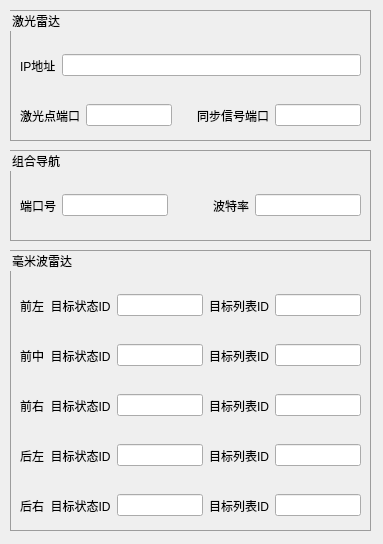
       <widget class="QWidget" name="page">
        <property name="geometry">
         <rect>
          <x>0</x>
          <y>0</y>
          <width>383</width>
          <height>544</height>
         </rect>
        </property>
        <attribute name="label">
         <string>传感器参数</string>
        </attribute>
        <widget class="QGroupBox" name="groupBox">
         <property name="geometry">
          <rect>
           <x>10</x>
           <y>10</y>
           <width>361</width>
           <height>131</height>
          </rect>
         </property>
         <property name="styleSheet">
          <string notr="true">QGroupBox {
            border-color: rgb(156, 156, 156);
            border-width: 1px;
            border-style: solid;
            margin-top: 0.5ex;
        }</string>
         </property>
         <property name="title">
          <string>激光雷达</string>
         </property>
         <widget class="QWidget" name="horizontalLayoutWidget">
          <property name="geometry">
           <rect>
            <x>10</x>
            <y>40</y>
            <width>341</width>
            <height>31</height>
           </rect>
          </property>
          <layout class="QHBoxLayout" name="horizontalLayout_5">
           <item>
            <widget class="QLabel" name="label">
             <property name="text">
              <string>IP地址</string>
             </property>
            </widget>
           </item>
           <item>
            <widget class="QLineEdit" name="lidar_ip_edit"/>
           </item>
          </layout>
         </widget>
         <widget class="QWidget" name="horizontalLayoutWidget_2">
          <property name="geometry">
           <rect>
            <x>10</x>
            <y>90</y>
            <width>341</width>
            <height>31</height>
           </rect>
          </property>
          <layout class="QHBoxLayout" name="horizontalLayout_6">
           <item>
            <widget class="QLabel" name="label_7">
             <property name="text">
              <string>激光点端口</string>
             </property>
            </widget>
           </item>
           <item>
            <widget class="QLineEdit" name="msop_port_edit"/>
           </item>
           <item>
            <spacer name="horizontalSpacer_5">
             <property name="orientation">
              <enum>Qt::Horizontal</enum>
             </property>
             <property name="sizeHint" stdset="0">
              <size>
               <width>40</width>
               <height>20</height>
              </size>
             </property>
            </spacer>
           </item>
           <item>
            <widget class="QLabel" name="label_6">
             <property name="text">
              <string>同步信号端口</string>
             </property>
            </widget>
           </item>
           <item>
            <widget class="QLineEdit" name="difop_port_edit"/>
           </item>
          </layout>
         </widget>
        </widget>
        <widget class="QGroupBox" name="groupBox_3">
         <property name="geometry">
          <rect>
           <x>10</x>
           <y>150</y>
           <width>361</width>
           <height>91</height>
          </rect>
         </property>
         <property name="styleSheet">
          <string notr="true">QGroupBox {
            border-color: rgb(156, 156, 156);
            border-width: 1px;
            border-style: solid;
            margin-top: 0.5ex;
        }</string>
         </property>
         <property name="title">
          <string>组合导航</string>
         </property>
         <widget class="QWidget" name="horizontalLayoutWidget_4">
          <property name="geometry">
           <rect>
            <x>10</x>
            <y>40</y>
            <width>341</width>
            <height>31</height>
           </rect>
          </property>
          <layout class="QHBoxLayout" name="horizontalLayout_11">
           <item>
            <widget class="QLabel" name="label_12">
             <property name="text">
              <string>端口号</string>
             </property>
            </widget>
           </item>
           <item>
            <widget class="QLineEdit" name="navigation_port_edit"/>
           </item>
           <item>
            <spacer name="horizontalSpacer_4">
             <property name="orientation">
              <enum>Qt::Horizontal</enum>
             </property>
             <property name="sizeHint" stdset="0">
              <size>
               <width>40</width>
               <height>20</height>
              </size>
             </property>
            </spacer>
           </item>
           <item>
            <widget class="QLabel" name="label_13">
             <property name="text">
              <string>波特率</string>
             </property>
            </widget>
           </item>
           <item>
            <widget class="QLineEdit" name="navigation_butr_edit"/>
           </item>
          </layout>
         </widget>
        </widget>
        <widget class="QGroupBox" name="groupBox_4">
         <property name="geometry">
          <rect>
           <x>10</x>
           <y>250</y>
           <width>361</width>
           <height>281</height>
          </rect>
         </property>
         <property name="styleSheet">
          <string notr="true">QGroupBox {
            border-color: rgb(156, 156, 156);
            border-width: 1px;
            border-style: solid;
            margin-top: 0.5ex;
        }</string>
         </property>
         <property name="title">
          <string>毫米波雷达</string>
         </property>
         <widget class="QWidget" name="horizontalLayoutWidget_3">
          <property name="geometry">
           <rect>
            <x>10</x>
            <y>40</y>
            <width>341</width>
            <height>31</height>
           </rect>
          </property>
          <layout class="QHBoxLayout" name="horizontalLayout_7">
           <item>
            <widget class="QLabel" name="label_15">
             <property name="text">
              <string>前左  目标状态ID</string>
             </property>
            </widget>
           </item>
           <item>
            <widget class="QLineEdit" name="mm_fl_state_id_edit"/>
           </item>
           <item>
            <widget class="QLabel" name="label_8">
             <property name="text">
              <string>目标列表ID</string>
             </property>
            </widget>
           </item>
           <item>
            <widget class="QLineEdit" name="mm_fl_table_id_edit"/>
           </item>
          </layout>
         </widget>
         <widget class="QWidget" name="horizontalLayoutWidget_5">
          <property name="geometry">
           <rect>
            <x>10</x>
            <y>90</y>
            <width>341</width>
            <height>31</height>
           </rect>
          </property>
          <layout class="QHBoxLayout" name="horizontalLayout_18">
           <item>
            <widget class="QLabel" name="label_16">
             <property name="text">
              <string>前中  目标状态ID</string>
             </property>
            </widget>
           </item>
           <item>
            <widget class="QLineEdit" name="mm_fm_state_id_edit"/>
           </item>
           <item>
            <widget class="QLabel" name="label_20">
             <property name="text">
              <string>目标列表ID</string>
             </property>
            </widget>
           </item>
           <item>
            <widget class="QLineEdit" name="mm_fm_table_id_edit"/>
           </item>
          </layout>
         </widget>
         <widget class="QWidget" name="horizontalLayoutWidget_6">
          <property name="geometry">
           <rect>
            <x>10</x>
            <y>140</y>
            <width>341</width>
            <height>31</height>
           </rect>
          </property>
          <layout class="QHBoxLayout" name="horizontalLayout_19">
           <item>
            <widget class="QLabel" name="label_21">
             <property name="text">
              <string>前右  目标状态ID</string>
             </property>
            </widget>
           </item>
           <item>
            <widget class="QLineEdit" name="mm_fr_state_id_edit"/>
           </item>
           <item>
            <widget class="QLabel" name="label_22">
             <property name="text">
              <string>目标列表ID</string>
             </property>
            </widget>
           </item>
           <item>
            <widget class="QLineEdit" name="mm_fr_table_id_edit"/>
           </item>
          </layout>
         </widget>
         <widget class="QWidget" name="horizontalLayoutWidget_7">
          <property name="geometry">
           <rect>
            <x>10</x>
            <y>190</y>
            <width>341</width>
            <height>31</height>
           </rect>
          </property>
          <layout class="QHBoxLayout" name="horizontalLayout_20">
           <item>
            <widget class="QLabel" name="label_49">
             <property name="text">
              <string>后左  目标状态ID</string>
             </property>
            </widget>
           </item>
           <item>
            <widget class="QLineEdit" name="mm_bl_state_id_edit"/>
           </item>
           <item>
            <widget class="QLabel" name="label_50">
             <property name="text">
              <string>目标列表ID</string>
             </property>
            </widget>
           </item>
           <item>
            <widget class="QLineEdit" name="mm_bl_table_id_edit"/>
           </item>
          </layout>
         </widget>
         <widget class="QWidget" name="horizontalLayoutWidget_8">
          <property name="geometry">
           <rect>
            <x>10</x>
            <y>240</y>
            <width>341</width>
            <height>31</height>
           </rect>
          </property>
          <layout class="QHBoxLayout" name="horizontalLayout_21">
           <item>
            <widget class="QLabel" name="label_51">
             <property name="text">
              <string>后右  目标状态ID</string>
             </property>
            </widget>
           </item>
           <item>
            <widget class="QLineEdit" name="mm_br_state_id_edit"/>
           </item>
           <item>
            <widget class="QLabel" name="label_52">
             <property name="text">
              <string>目标列表ID</string>
             </property>
            </widget>
           </item>
           <item>
            <widget class="QLineEdit" name="mm_br_table_id_edit"/>
           </item>
          </layout>
         </widget>
        </widget>
       </widget>
